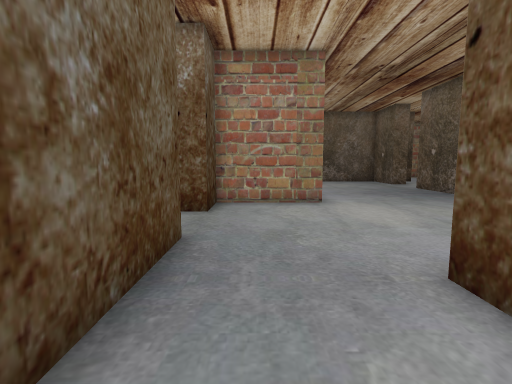
View 1 (above)

24 first-person views from a walk through a scene from a Unity 3-D project. The camera is 1.5 m above the floor, tilts 6° down and sees 85° across. The floor is counted in squares, 1 m on a side. Each view is taken from the middle of a square. On the plan, view 1 faces up. The plan holds only what a view shows up to about 14 squares ahead; the rest is blank. The player character is not drawn. Some surface patterns are stand-ins.

View 2
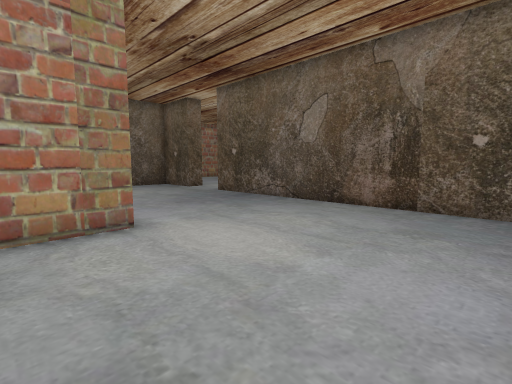

View 3
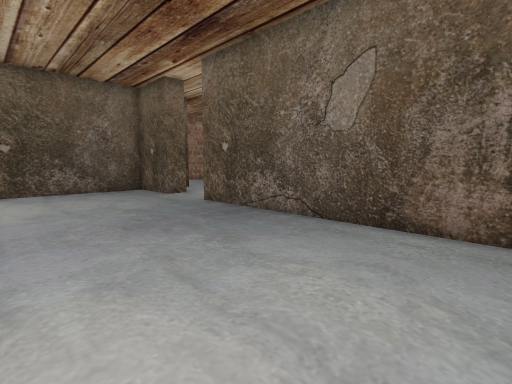

View 4
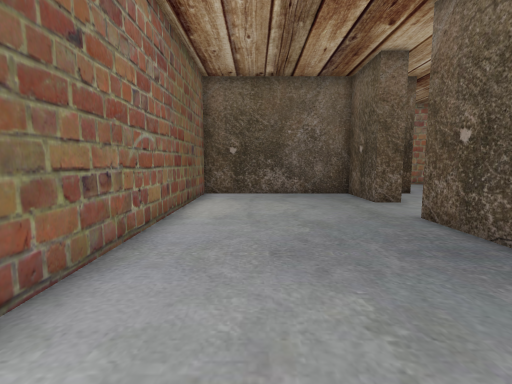

View 5
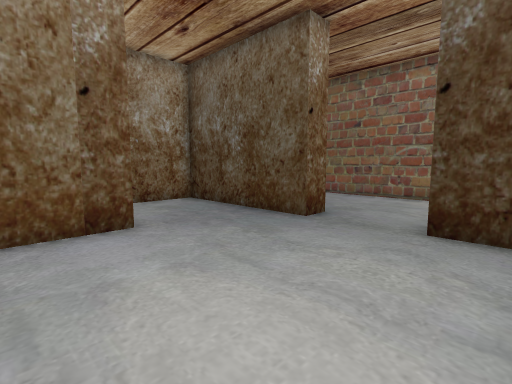

View 6
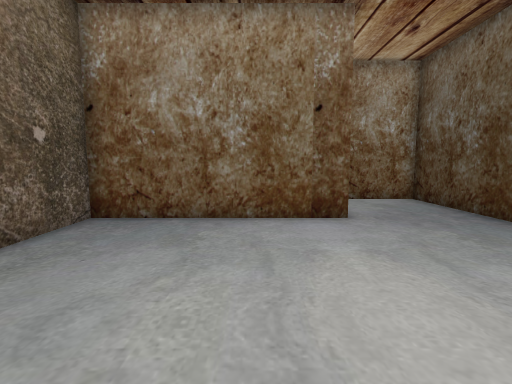

View 7
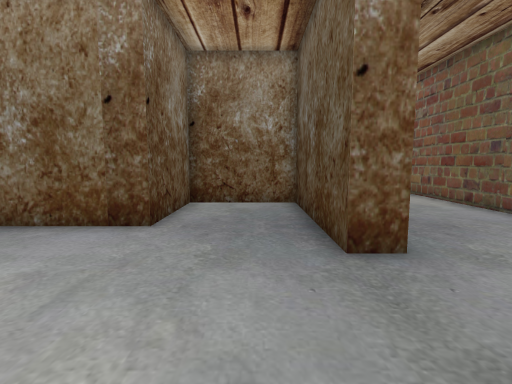

View 8
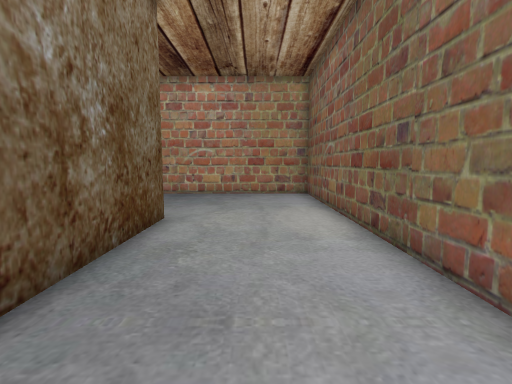

View 9
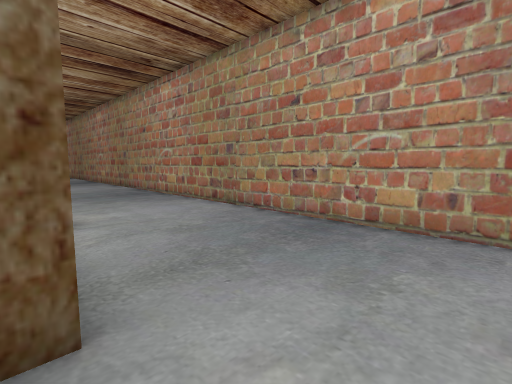

View 10
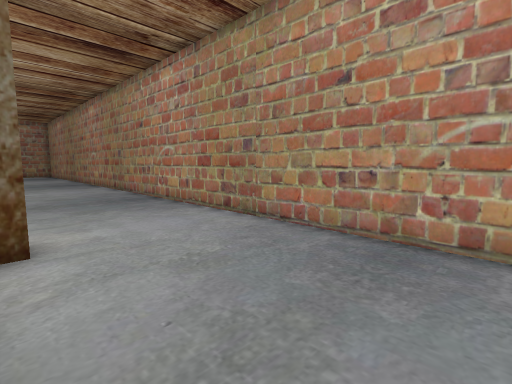

View 11
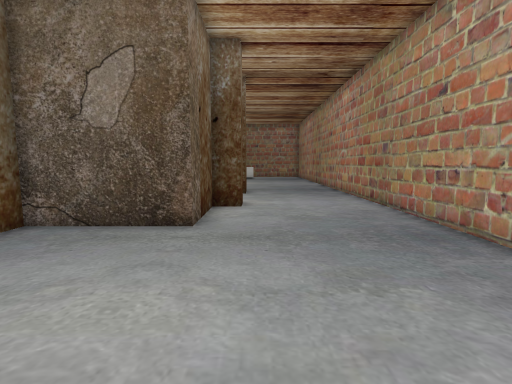

View 12
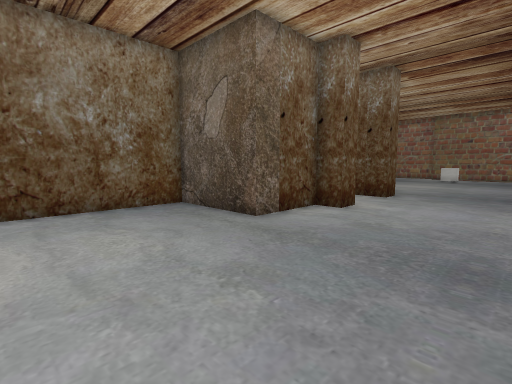

View 13
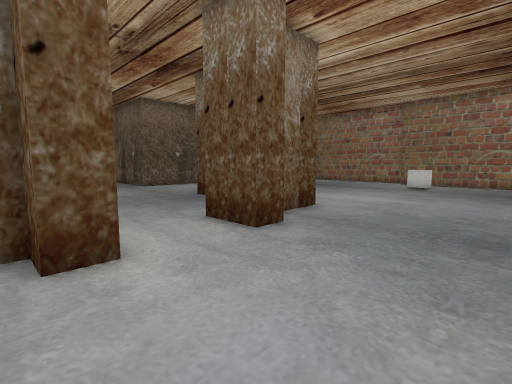

View 14
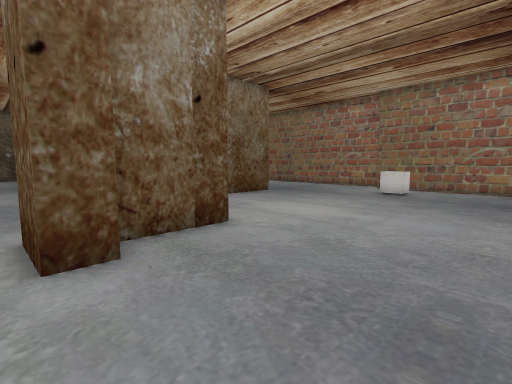

View 15
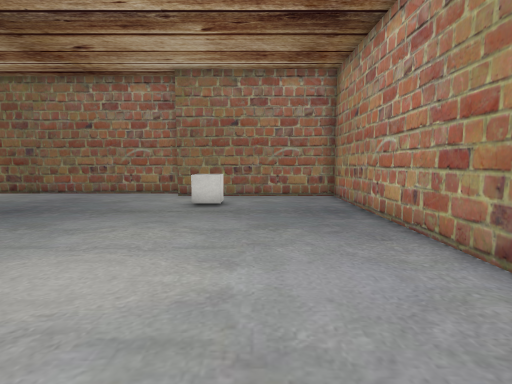

View 16
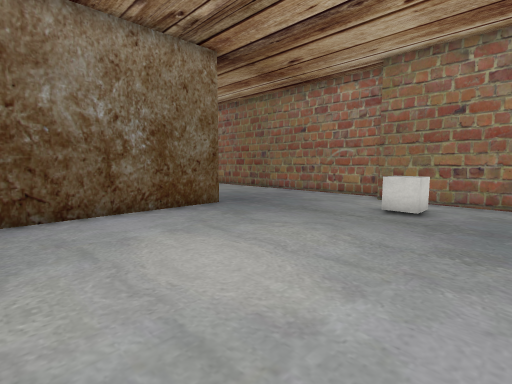

View 17
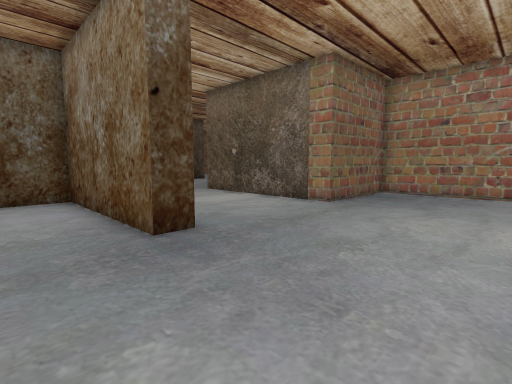

View 18
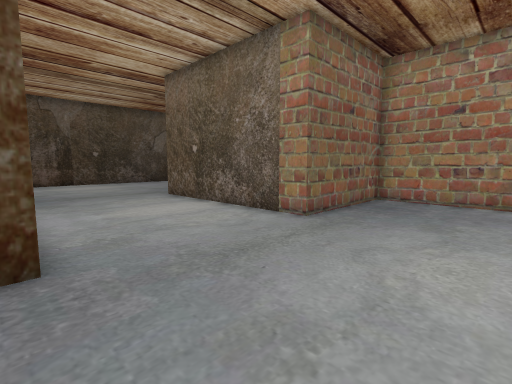

View 19
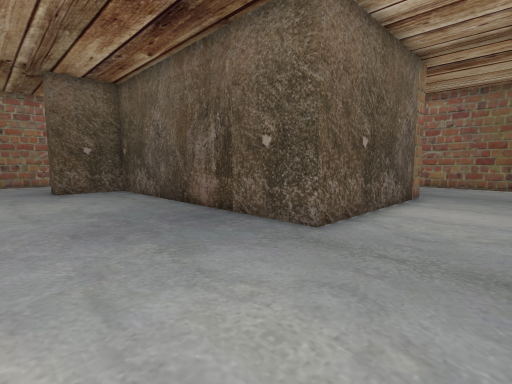

View 20
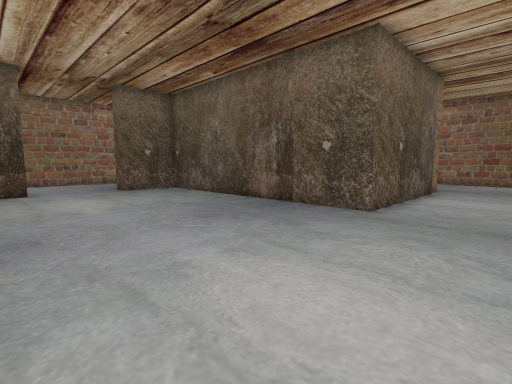

View 21
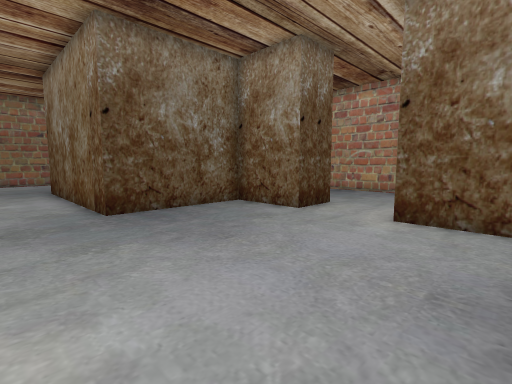

View 22
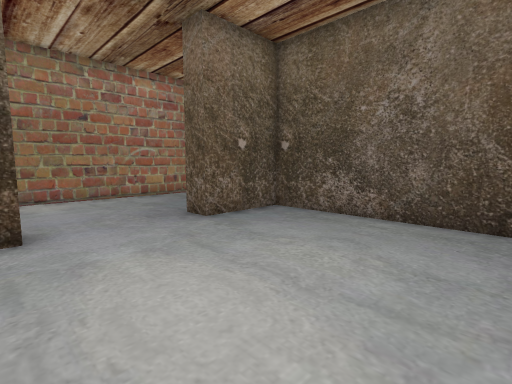

View 23
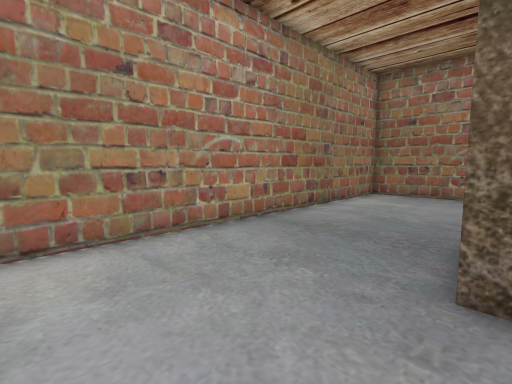

View 24
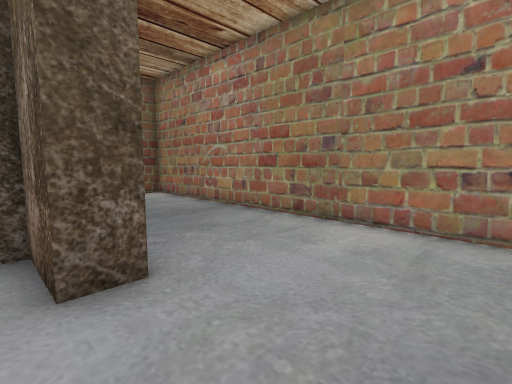

### Floor plan
Points are (right, up) in squares from view 1. A wall is a line through its corners. A room is listed if a view was taken in it or the views show most of it. See-through windows are left out.
Room 1 (views 1, 2, 3, 4, 5, 6, 7)
walls: (2.6, 10.5) (-1.5, 10.5) (-1.5, 8.5) (-2.4, 8.5); (-2.6, 5.5) (-1.5, 5.5) (-1.5, -0.5) (2.5, -0.5) (2.5, 3.5) (9.5, 3.5) (9.5, 16.5); (9.5, 19.5) (9.5, 22.5) (2.5, 22.5) (2.5, 11.6)
ways out: opening at (-3, 7) to room 2; opening at (10, 18) to room 2
Room 2 (views 8, 9, 10, 11, 12, 13, 14, 15, 16, 17, 18, 19, 20, 21, 22, 23, 24)
walls: (11.2, -0.5) (13.5, -0.5); (20.6, -1.5) (17.8, -1.5); (17.6, -2.5) (16.5, -2.5) (16.5, -0.5) (19.5, -0.5) (19.5, 4.5) (27.5, 4.5) (27.5, 3.5) (20.5, 3.5) (20.5, 1.5); (13.6, -2.5) (12.5, -2.5) (12.5, -1.5) (9.5, -1.5) (9.5, 2.5) (4.4, 2.5); (10.6, 19.5) (9.5, 19.5); (12.5, 23.6) (12.5, 22.5) (10.5, 22.5) (10.5, 22.1); (2.5, -2.6) (2.5, -2.1); (23.6, -7.5) (32.5, -7.5) (32.5, -0.5); (32.5, 15.5) (27.5, 15.5) (27.5, 10.5) (19.5, 10.5) (19.5, 22.5) (16.5, 22.5) (16.5, 23.5); (33.5, -0.2) (33.5, 8.4); (26.5, 24.9) (26.5, 28.5) (2.5, 28.5) (2.5, 27.8); (-2.5, -1.6) (-2.5, 3.4); (-7.5, 7.1) (-7.5, -7.5) (17.1, -7.5)
ways out: opening at (-3, 7) to room 1; opening at (10, 18) to room 1
objects: cube (30, -3) to (31, -2)

Positions as (right, up) in squares from view 1, and headings:
1: (0, 0), facing up
2: (0, 4), facing up-right
3: (3, 7), facing up-right
4: (5, 9), facing up
5: (5, 10), facing down-left
6: (5, 11), facing down
7: (0, 10), facing down
8: (-5, 6), facing down
9: (-5, -1), facing down-right
10: (-3, -2), facing down-right
11: (3, -3), facing right
12: (4, -7), facing up-right
13: (12, -7), facing up-right
14: (16, -7), facing up-right
15: (20, -4), facing right
16: (21, -5), facing up-right
17: (33, 1), facing up-left
18: (32, 4), facing up-left
19: (14, 7), facing up-right
20: (11, 7), facing up-right
21: (11, 7), facing down-right
22: (12, 16), facing up-right
23: (13, 23), facing up-right
24: (16, 22), facing up-left
